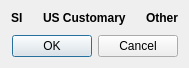
<?xml version="1.0" encoding="UTF-8"?>
<ui version="4.0">
 <class>UnitSelectionDialog</class>
 <widget class="QDialog" name="UnitSelectionDialog">
  <property name="geometry">
   <rect>
    <x>0</x>
    <y>0</y>
    <width>184</width>
    <height>68</height>
   </rect>
  </property>
  <property name="windowTitle">
   <string>Select Unit</string>
  </property>
  <layout class="QVBoxLayout" name="verticalLayout">
   <item>
    <layout class="QGridLayout" name="unitGridLayout">
     <property name="horizontalSpacing">
      <number>20</number>
     </property>
     <item row="0" column="0">
      <widget class="QLabel" name="metricLabel">
       <property name="font">
        <font>
         <weight>75</weight>
         <bold>true</bold>
        </font>
       </property>
       <property name="text">
        <string>SI</string>
       </property>
      </widget>
     </item>
     <item row="0" column="1">
      <widget class="QLabel" name="usLabel">
       <property name="font">
        <font>
         <weight>75</weight>
         <bold>true</bold>
        </font>
       </property>
       <property name="text">
        <string>US Customary</string>
       </property>
      </widget>
     </item>
     <item row="0" column="2">
      <widget class="QLabel" name="otherLabel">
       <property name="font">
        <font>
         <weight>75</weight>
         <bold>true</bold>
        </font>
       </property>
       <property name="text">
        <string>Other</string>
       </property>
      </widget>
     </item>
    </layout>
   </item>
   <item>
    <spacer name="verticalSpacer">
     <property name="orientation">
      <enum>Qt::Vertical</enum>
     </property>
     <property name="sizeHint" stdset="0">
      <size>
       <width>20</width>
       <height>7</height>
      </size>
     </property>
    </spacer>
   </item>
   <item>
    <widget class="QDialogButtonBox" name="buttonBox">
     <property name="orientation">
      <enum>Qt::Horizontal</enum>
     </property>
     <property name="standardButtons">
      <set>QDialogButtonBox::Cancel|QDialogButtonBox::Ok</set>
     </property>
    </widget>
   </item>
  </layout>
 </widget>
 <resources/>
 <connections>
  <connection>
   <sender>buttonBox</sender>
   <signal>accepted()</signal>
   <receiver>UnitSelectionDialog</receiver>
   <slot>accept()</slot>
   <hints>
    <hint type="sourcelabel">
     <x>248</x>
     <y>254</y>
    </hint>
    <hint type="destinationlabel">
     <x>157</x>
     <y>274</y>
    </hint>
   </hints>
  </connection>
  <connection>
   <sender>buttonBox</sender>
   <signal>rejected()</signal>
   <receiver>UnitSelectionDialog</receiver>
   <slot>reject()</slot>
   <hints>
    <hint type="sourcelabel">
     <x>316</x>
     <y>260</y>
    </hint>
    <hint type="destinationlabel">
     <x>286</x>
     <y>274</y>
    </hint>
   </hints>
  </connection>
 </connections>
</ui>
